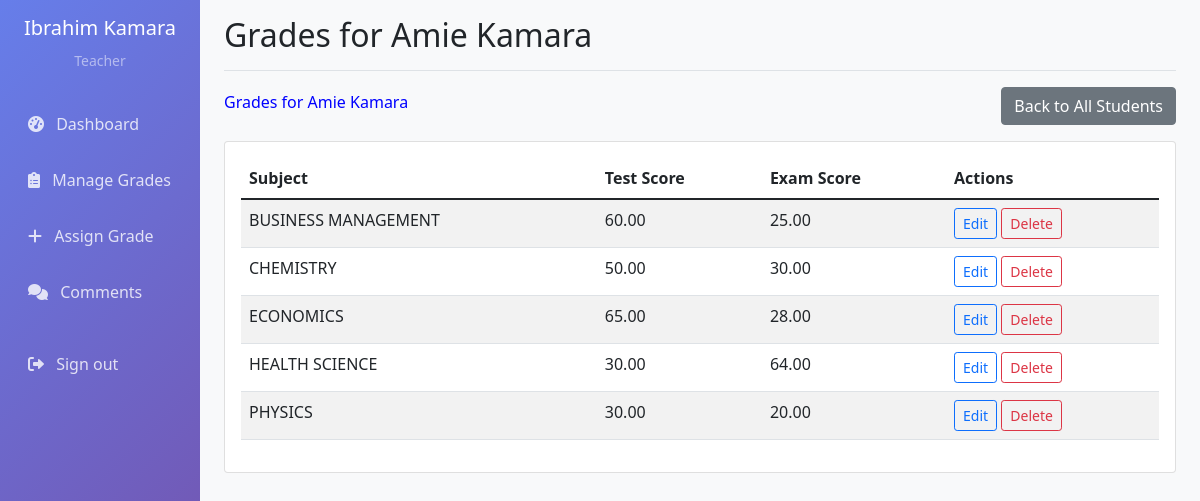
Screenshot of /grades/student-grades/16/ (signed in) with the database file from the repository.
### accounts/models.py (models this page shows, shortened)
class CustomUser(AbstractUser):
    USER_TYPE_CHOICES = (
        ('admin', 'Admin'),
        ('teacher', 'Teacher'),
        ('student', 'Student'),
    )
    email = models.EmailField(unique=True)
    user_type = models.CharField(max_length=10, choices=USER_TYPE_CHOICES)
    phone = models.PositiveIntegerField(max_length=15, blank=True)
    address = models.CharField(blank=True)
    USERNAME_FIELD = 'email'
    REQUIRED_FIELDS = ['username', 'user_type']

class Subject(models.Model):
    name = models.CharField(max_length=100)
    code = models.CharField(max_length=10, unique=True)
    description = models.CharField(blank=True)

### grades/models.py (models this page shows, shortened)
class Grade(models.Model):
    student = models.ForeignKey(CustomUser, on_delete=models.CASCADE, limit_choices_to={'user_type': 'student'})
    subject = models.ForeignKey(Subject, on_delete=models.CASCADE)
    teacher = models.ForeignKey(CustomUser, on_delete=models.CASCADE, limit_choices_to={'user_type': 'teacher'}, related_name='grades_given')
    test_score = models.DecimalField(max_digits=5, decimal_places=2, default=0)
    exam_score = models.DecimalField(max_digits=5, decimal_places=2, default=0)
    total_score = models.DecimalField(max_digits=5, decimal_places=2, default=0)
    created_at = models.DateTimeField(auto_now_add=True)
    updated_at = models.DateTimeField(auto_now=True)
    class Meta:
        unique_together = ['student', 'subject']

### grades/views.py (the view)
# urls.py: path('student-grades/<int:student_id>/', views.student_grades_detail, name='student_grades_detail'),
@login_required
def student_grades_detail(request, student_id):
    if request.user.user_type != 'teacher':
        messages.error(request, 'Access denied')
        return redirect('dashboard')
    student = get_object_or_404(CustomUser, id=student_id, user_type='student')
    try:
        student_class = StudentClass.objects.get(student=student)
    except StudentClass.DoesNotExist:
        messages.error(request, 'Student is not assigned to any class')
        return redirect('teacher_grades')
    teacher_subjects = TeacherSubject.objects.filter(
        teacher=request.user,
        class_assigned=student_class.class_assigned
    ).values_list('subject', flat=True)
    grades = Grade.objects.filter(
        teacher=request.user,
        student=student,
        subject__in=teacher_subjects
    ).order_by('subject__name')
    return render(request, 'grades/student_grades_detail.html', {
        'student': student,
        'grades': grades,
        'student_class': student_class
    })

### templates/grades/student_grades_detail.html
{% extends 'base.html' %}
{% block page_title %}Grades for {{ student.get_full_name }}{% endblock %}
{% block content %}
<div class="d-flex justify-content-between align-items-center mb-3">
    <h6 style="color: blue;">Grades for {{ student.get_full_name }}</h6>
    <a href="{% url 'teacher_grades' %}" class="btn btn-secondary">Back to All Students</a>
</div>
<div class="card">
    <div class="card-body">
        {% if grades %}
        <div class="table-responsive">
            <table class="table table-striped">
                <thead>
                    <tr>
                        <th>Subject</th>
                        <th>Test Score</th>
                        <th>Exam Score</th>
                         <th>Actions</th>
                    </tr>
                </thead>
                <tbody>
                    {% for grade in grades %}
                    <tr>
                        <td>{{ grade.subject.name }}</td>
                        <td>{{ grade.test_score }}</td>
                        <td>{{ grade.exam_score }}</td>
                         <td>
                            <a href="{% url 'edit_grade' grade.id %}"
                               class="btn btn-sm btn-outline-primary">Edit</a>
                            <a href="{% url 'delete_grade' grade.id %}"
                               class="btn btn-sm btn-outline-danger">Delete</a>
                        </td>
                    </tr>
                    {% endfor %}
                </tbody>
            </table>
        </div>
        {% else %}
        <p>No grades found for this student.</p>
        {% endif %}
    </div>
</div>
{% endblock %}

### templates/base.html (shortened to what this page needs)
<!DOCTYPE html>
<html lang="en">
<head>
    <link href="https://cdn.jsdelivr.net/npm/select2@4.1.0-rc.0/dist/css/select2.min.css" rel="stylesheet" />
    <link href="https://cdn.jsdelivr.net/npm/bootstrap@5.1.3/dist/css/bootstrap.min.css" rel="stylesheet">
    <link href="https://cdnjs.cloudflare.com/ajax/libs/font-awesome/6.0.0/css/all.min.css" rel="stylesheet">
</head>
<body>
    <div class="container-fluid">
        <div class="row">
            {% if request.user.is_authenticated %}
            <nav class="col-md-3 col-lg-2 d-md-block sidebar collapse">
                <div class="position-sticky pt-3">
                    <div class="text-center mb-4">
                        <h5 class="text-white">{{ request.user.get_full_name }}</h5>
                        <small class="text-white-50">{{ request.user.user_type|title }}</small>
                    </div>
                    <ul class="nav flex-column">
                        <li class="nav-item">
                            <a class="nav-link" href="{% url 'dashboard' %}">
                                <i class="fas fa-tachometer-alt me-2"></i>
                                Dashboard
                            </a>
                        </li>
                        {% if request.user.user_type == 'teacher' %}
                        <li class="nav-item">
                            <a class="nav-link" href="{% url 'teacher_grades' %}">
                                <i class="fas fa-clipboard-list me-2"></i>
                                Manage Grades
                            </a>
                        </li>
                        <li class="nav-item">
    <a class="nav-link" href="{% url 'teacher_assigned_classes' %}">
        <i class="fas fa-plus me-2"></i>
        Assign Grade
    </a>
</li>
                        <li class="nav-item">
                            <a class="nav-link" href="{% url 'comments' %}">
                                <i class="fas fa-comments me-2"></i>
                                Comments
                            </a>
                        </li>
                        {% endif %}
                        <li class="nav-item mt-3">
                            <a class="nav-link" href="{% url 'logout' %}">
                                <i class="fas fa-sign-out-alt me-2"></i>
                                Sign out
                            </a>
                        </li>
                    </ul>
                </div>
            </nav>
            {% endif %}
            <main class="col-md-9 ms-sm-auto col-lg-10 px-md-4 main-content">
                {% if request.user.is_authenticated %}
                <div class="d-flex justify-content-between flex-wrap flex-md-nowrap align-items-center pt-3 pb-2 mb-3 border-bottom">
                    <h1 class="h2">{% block page_title %}Dashboard{% endblock %}</h1>
                </div>
                {% endif %}
                {% block content %}
                {% endblock %}
            </main>
        </div>
    </div>
</body>
</html>

### templates/base.html (style rules this page uses)
.sidebar { min-height: 100vh; background: linear-gradient(135deg, #667eea 0%, #764ba2 100%); }
.sidebar .nav-link { color: rgba(255, 255, 255, 0.8); padding: 0.75rem 1rem; margin: 0.25rem 0; border-radius: 0.5rem; transition: all 0.3s; }
.main-content { background-color: #f8f9fa; min-height: 100vh; }

### rows the page displays
CustomUser: user.get_full_name "Ibrahim Kamara", user.user_type "Teacher"
CustomUser: get_full_name "Amie Kamara"
Grade: subject.name "BUSINESS MANAGEMENT", test_score "60.00", exam_score "25.00"
Grade: subject.name "CHEMISTRY", test_score "50.00", exam_score "30.00"
Grade: subject.name "ECONOMICS", test_score "65.00", exam_score "28.00"
Grade: subject.name "HEALTH SCIENCE", test_score "30.00", exam_score "64.00"
Grade: subject.name "PHYSICS", test_score "30.00", exam_score "20.00"
